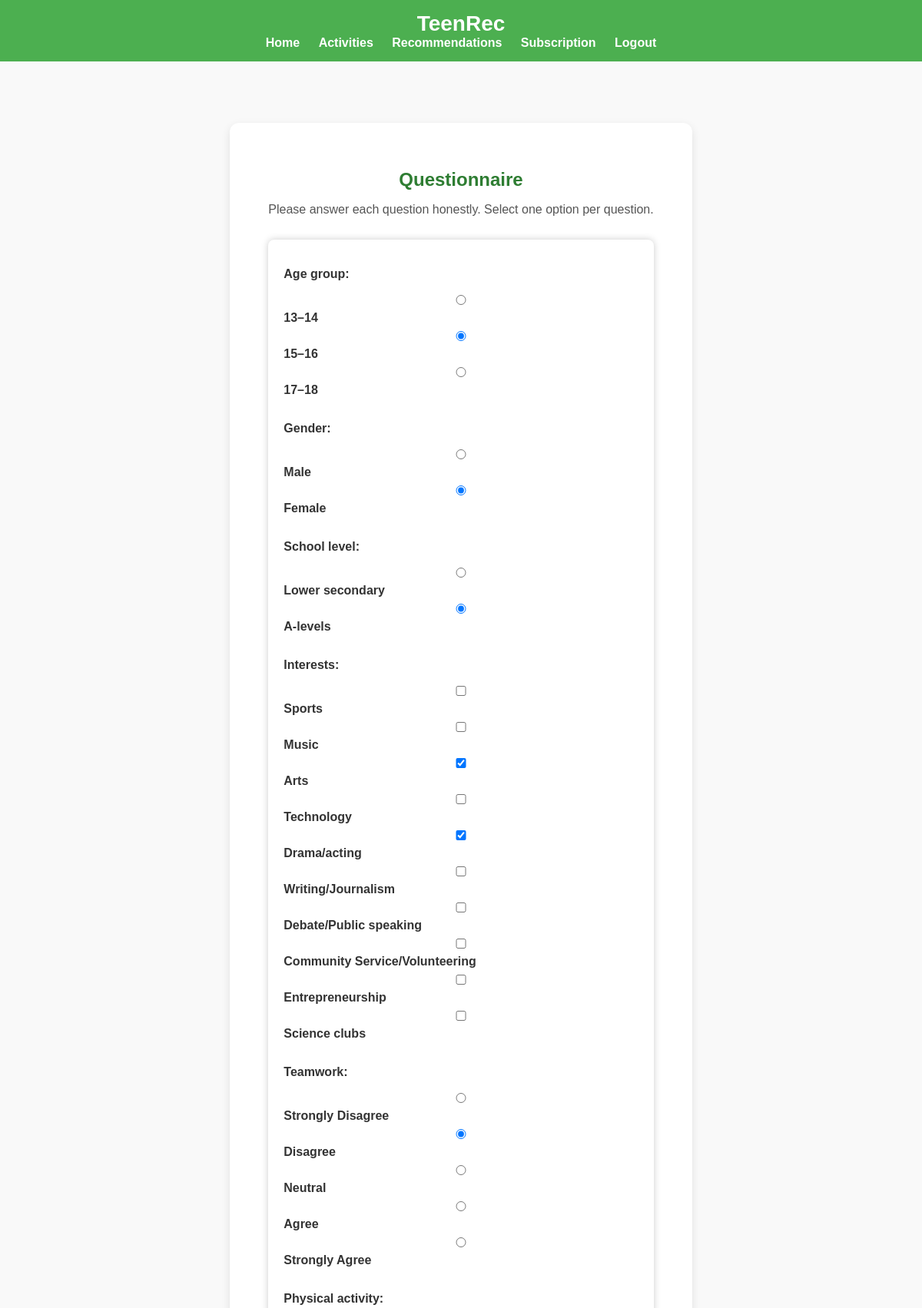
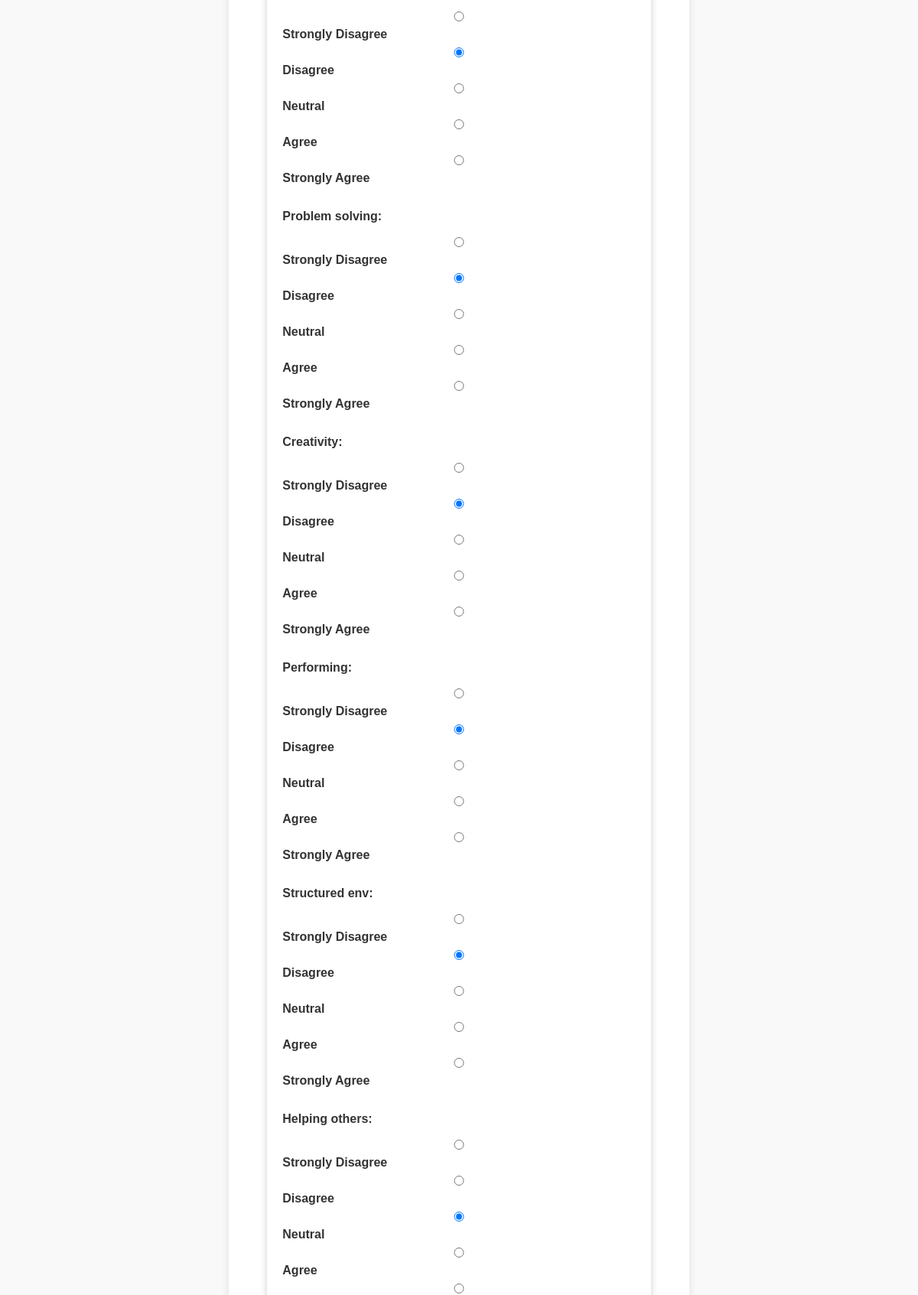
Page /questionnaire/fill/ (signed in, upper part) on the committed database (2 pictures, top to bottom).
### questionnaire/models.py (models this page shows, shortened)
class QuestionnaireResponse(models.Model):
    user = models.ForeignKey(CustomUser, on_delete=models.CASCADE, null=True, blank=True)
    age_group = models.CharField(max_length=20)
    gender = models.CharField(max_length=10)
    school_level = models.CharField(max_length=20)
    interests = models.JSONField()  # multiple selections
    teamwork = models.IntegerField()
    physical_activity = models.IntegerField()
    problem_solving = models.IntegerField()
    creativity = models.IntegerField()
    performing = models.IntegerField()
    structured_env = models.IntegerField()
    helping_others = models.IntegerField()
    commitment_hours = models.CharField(max_length=20)
    schedule = models.CharField(max_length=20)
    participated_before = models.CharField(max_length=5)  # Yes/No
    skill_level = models.CharField(max_length=20)
    activity_type = models.CharField(max_length=20)  # Indoor/Outdoor/Both
    constraints = models.JSONField()
    goal = models.CharField(max_length=50)
    created_at = models.DateTimeField(auto_now_add=True)

### questionnaire/views.py (the view)
# urls.py: path("fill/", views.fill_questionnaire, name="fill"),
def fill_questionnaire(request):
    if request.method == "POST":
        form = QuestionnaireForm(request.POST)
        if form.is_valid():
            questionnaire = form.save(commit=False)
            if request.user.is_authenticated:
                questionnaire.user = request.user
            else:
                questionnaire.user = None
            questionnaire.save()
            return redirect("recommendations:list")
    else:
        if request.user.is_authenticated:
            existing = QuestionnaireResponse.objects.filter(user=request.user).order_by("-created_at").first()
            form = QuestionnaireForm(instance=existing) if existing else QuestionnaireForm()
        else:
            form = QuestionnaireForm()
    return render(request, "questionnaire/fill.html", {"form": form})

### questionnaire/templates/questionnaire/fill.html (shortened to what this page needs)
{% extends "base.html" %}
{% block content %}
<div class="questionnaire-container">
  <h2>Questionnaire</h2>
  <p class="intro-text">
    Please answer each question honestly. Select one option per question.
  </p>
  <form method="post">
    {{ form.as_p }}
  </form>
</div>
{% endblock %}

### static/css/style.css (style rules this page uses)
body { font-family: Arial, sans-serif; margin: 0; background-color: #f9f9f9; color: #333; }
form { max-width: 500px; margin: auto; background: #fff; padding: 20px; border-radius: 8px; box-shadow: 0 0 10px #ccc; }
form input, form select, form textarea { width: 100%; padding: 10px; margin: 8px 0; border: 1px solid #ccc; border-radius: 6px; }
.questionnaire-container { max-width: 800px; margin: 60px auto; background-color: #ffffff; padding: 40px 50px; border-radius: 12px; box-shadow: 0 4px 12px rgba(0,0,0,0.1); text-align: left; }
.questionnaire-container h2 { text-align: center; color: #2e7d32; font-weight: 700; margin-bottom: 10px; }
.questionnaire-container .intro-text { text-align: center; color: #555; font-size: 16px; margin-bottom: 30px; }
.questionnaire-container form p { margin-bottom: 10px; display: flex; align-items: center; gap: 15px; }
.questionnaire-container label { font-weight: 600; margin-right: 10px; min-width: 150px; }
.questionnaire-container input[type="radio"] { margin-right: 5px; vertical-align: middle; }
.questionnaire-container input[type="checkbox"] { margin-right: 8px; }

### rows in the picture
QuestionnaireResponse: age_group "☐ 13–14 ☑ 15–16 ☐ 17–18", gender "☐ Male ☑ Female", school_level "☐ Lower secondary ☑ A-levels", interests "☐ ☐ ☑ ☐ ☑ ☐ ☐ ☐ ☐ ☐", teamwork "☐ Strongly Disagree ☑ Disagree ☐ Neutral ☐ Agree ☐ Strongly Agree", physical_activity "☐ Strongly Disagree ☑ Disagree ☐ Neutral ☐ Agree ☐ Strongly Agree", problem_solving "☐ Strongly Disagree ☑ Disagree ☐ Neutral ☐ Agree ☐ Strongly Agree", creativity "☐ Strongly Disagree ☑ Disagree ☐ Neutral ☐ Agree ☐ Strongly Agree", performing "☐ Strongly Disagree ☑ Disagree ☐ Neutral ☐ Agree ☐ Strongly Agree", structured_env "☐ Strongly Disagree ☑ Disagree ☐ Neutral ☐ Agree ☐ Strongly Agree", helping_others "☐ Strongly Disagree ☐ Disagree ☑ Neutral ☐ Agree ☐ Strongly Agree"
